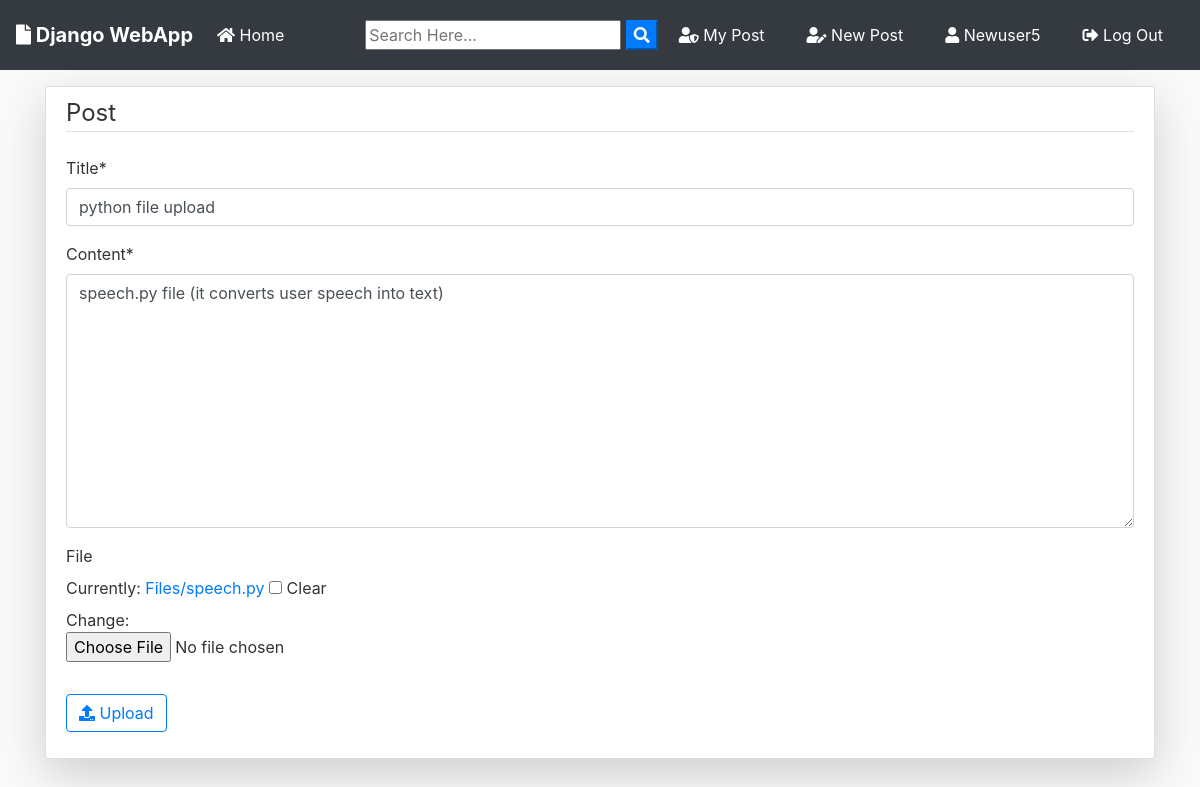
Page /post/8/update/ (signed in) on the committed database.
### blog/models.py (models this page shows, shortened)
class Post(models.Model):
	title = models.CharField(max_length=100)
	file = models.FileField(null=True,blank=True,upload_to='Files')
	content = models.TextField()
	date_posted = models.DateTimeField(default=timezone.now)
	author = models.ForeignKey(User, on_delete=models.CASCADE)

### blog/views.py (the view, shortened to what this page needs)
# urls.py: path('post/<int:pk>/update/', PostUpdateView.as_view(), name='post-update'),
class PostUpdateView(LoginRequiredMixin, UserPassesTestMixin, UpdateView):
    model = Post
    template_name = 'blog/post_form.html'
    fields = ['title', 'content', 'file']
    def test_func(self):
        post = self.get_object()
        if self.request.user == post.author:
            return True
        return False

### blog/templates/blog/post_form.html (shortened to what this page needs)
{% extends "blog/base.html" %}
{% load crispy_forms_tags %}
{% block content %}
    <div class="content-section pt-2 mt-3 shadow-lg"  >
          <form action="" method="POST" enctype="multipart/form-data">
              <fieldset class="form-group">
                    <legend class="border-bottom mb-4">
                        Post
                    </legend>
                    {{ form|crispy }}
              </fieldset>
              <div class="form-group">
                  <button class="btn btn-outline-primary" type="submit"><i class="fas fa-upload"></i> Upload</button>
              </div>
          </form>
      </div>
{% endblock content %}

### blog/templates/blog/base.html (shortened to what this page needs)
{% load static %}
<!doctype html>
<html lang="en">
  <head>
    <link rel="stylesheet" href="https://stackpath.bootstrapcdn.com/bootstrap/4.3.1/css/bootstrap.min.css">
    <link rel="stylesheet" href="https://use.fontawesome.com/releases/v5.8.1/css/all.css" >
    <link rel="stylesheet" href="{% static 'blog/main.css' %}">
</head>
  <body>
        <nav class="navbar navbar-expand-lg navbar-dark bg-dark">
                <a class="navbar-brand font-weight-bold" href="{% url 'blog-home' %}"><i class="fas fa-file"></i> Django WebApp</a>
                <div class="collapse navbar-collapse" id="navbarSupportedContent">
                  <ul class="navbar-nav mr-auto">
                    <li class="nav-item active">
                      <a class="nav-link" href="{% url 'blog-home' %}"><i class="fas fa-home"></i> Home <span class="sr-only">(current)</span></a>
                    </li>
                  </ul>
                  <form id="searchform" action="{% url 'search' %}" method="get">
                    <input type="text" name="q" type="text" value="{{ request.GET.q }}" placeholder="Search Here..." />
                    <button type="button" onclick="searchform.submit()" class=" text-white my-color btn-primary"><i class="fa fa-search"></i></button>
                </form>
                    {% if user.is_authenticated %}
                    <a href="{% url 'user-posts' user %}" class="btn text-white m-2"><i class="fas fa-user-shield"></i> My Post</a>
                    <a href="{% url 'post-create' %} " class="btn text-white m-2"><i class="fas fa-user-edit"></i> New Post</a>
                    <a href="{% url 'profile' %} " class="btn text-white m-2"><i class="fas fa-user"></i> {{ user.username }}</a>
                    <a href="{% url 'logout' %} " class="btn text-white m-2"><i class="fas fa-sign-out-alt"></i> Log Out</a>
                    {% else %}
                    <a href="{% url 'login' %} " class="btn text-white m-2"><i class="fas fa-user-tie"></i> Log In</a>
                    <a href="{% url 'register' %} " class="btn text-white m-2"> <i class="fas fa-sign-in-alt"></i> Sign Up</a>
                    {% endif %}
                </div>
              </nav>
      <div class="container my-bg">
    {% block content %}
    {% endblock  %}
</div>
  </body>
</html>

### blog/static/blog/main.css (style rules this page uses)
body { background: #fafafa; color: #333333; margin-top: 0; }
ul { margin: 0; }
.content-section { background: #ffffff; padding: 10px 20px; border: 1px solid #dddddd; border-radius: 3px; margin-bottom: 20px; }

### rows in the picture
Post: title "python file upload", content "speech.py file (it converts user speech into text)"

### other values in the picture
{{ user.username }} "Newuser5"
